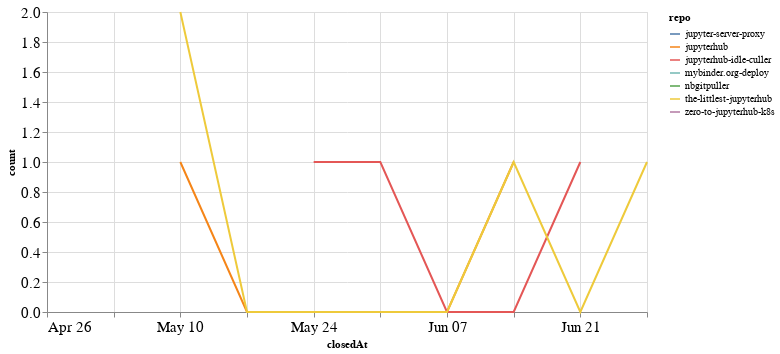

Notebook source saved alongside this figure:
### Code cell
closed_by_time = closed_by.groupby('repo').resample('W', on='closedAt').count()['author'].reset_index()
closed_by_time = closed_by_time.rename(columns={'author': 'count'})

alt.Chart(closed_by_time, width=600).mark_line().encode(
    x='closedAt',
    y='count',
    color='repo',
    tooltip="repo"
)

### Figure 1 — Vega-Lite specification as saved in the notebook (floating-point values rounded to 4 significant figures)
{"config": {"axisLeft": {"labelFontSize": 15}, "axisBottom": {"labelFontSize": 15}}, "data": {"name": "data-87e9dc30096693ad4ce82597a42e0acc"}, "mark": "line", "encoding": {"color": {"type": "nominal", "field": "repo"}, "tooltip": {"type": "nominal", "field": "repo"}, "x": {"type": "temporal", "field": "closedAt"}, "y": {"type": "quantitative", "field": "count"}}, "width": 600, "$schema": "https://vega.github.io/schema/vega-lite/v4.8.1.json", "datasets": {"data-87e9dc30096693ad4ce82597a42e0acc": [{"repo": "jupyter-server-proxy", "closedAt": "2020-04-26T00:00:00", "count": 1}, {"repo": "jupyterhub", "closedAt": "2020-05-10T00:00:00", "count": 1}, {"repo": "jupyterhub", "closedAt": "2020-05-17T00:00:00", "count": 0}, {"repo": "jupyterhub", "closedAt": "2020-05-24T00:00:00", "count": 0}, {"repo": "jupyterhub", "closedAt": "2020-05-31T00:00:00", "count": 0}, {"repo": "jupyterhub", "closedAt": "2020-06-07T00:00:00", "count": 0}, {"repo": "jupyterhub", "closedAt": "2020-06-14T00:00:00", "count": 1}, {"repo": "jupyterhub-idle-culler", "closedAt": "2020-05-24T00:00:00", "count": 1}, {"repo": "jupyterhub-idle-culler", "closedAt": "2020-05-31T00:00:00", "count": 1}, {"repo": "jupyterhub-idle-culler", "closedAt": "2020-06-07T00:00:00", "count": 0}, {"repo": "jupyterhub-idle-culler", "closedAt": "2020-06-14T00:00:00", "count": 0}, {"repo": "jupyterhub-idle-culler", "closedAt": "2020-06-21T00:00:00", "count": 1}, {"repo": "mybinder.org-deploy", "closedAt": "2020-05-24T00:00:00", "count": 2}, {"repo": "nbgitpuller", "closedAt": "2020-06-28T00:00:00", "count": 1}, {"repo": "the-littlest-jupyterhub", "closedAt": "2020-05-10T00:00:00", "count": 2}, {"repo": "the-littlest-jupyterhub", "closedAt": "2020-05-17T00:00:00", "count": 0}, {"repo": "the-littlest-jupyterhub", "closedAt": "2020-05-24T00:00:00", "count": 0}, {"repo": "the-littlest-jupyterhub", "closedAt": "2020-05-31T00:00:00", "count": 0}, {"repo": "the-littlest-jupyterhub", "closedAt": "2020-06-07T00:00:00", "count": 0}, {"repo": "the-littlest-jupyterhub", "closedAt": "2020-06-14T00:00:00", "count": 1}, {"repo": "the-littlest-jupyterhub", "closedAt": "2020-06-21T00:00:00", "count": 0}, {"repo": "the-littlest-jupyterhub", "closedAt": "2020-06-28T00:00:00", "count": 1}, {"repo": "zero-to-jupyterhub-k8s", "closedAt": "2020-05-03T00:00:00", "count": 1}]}}
